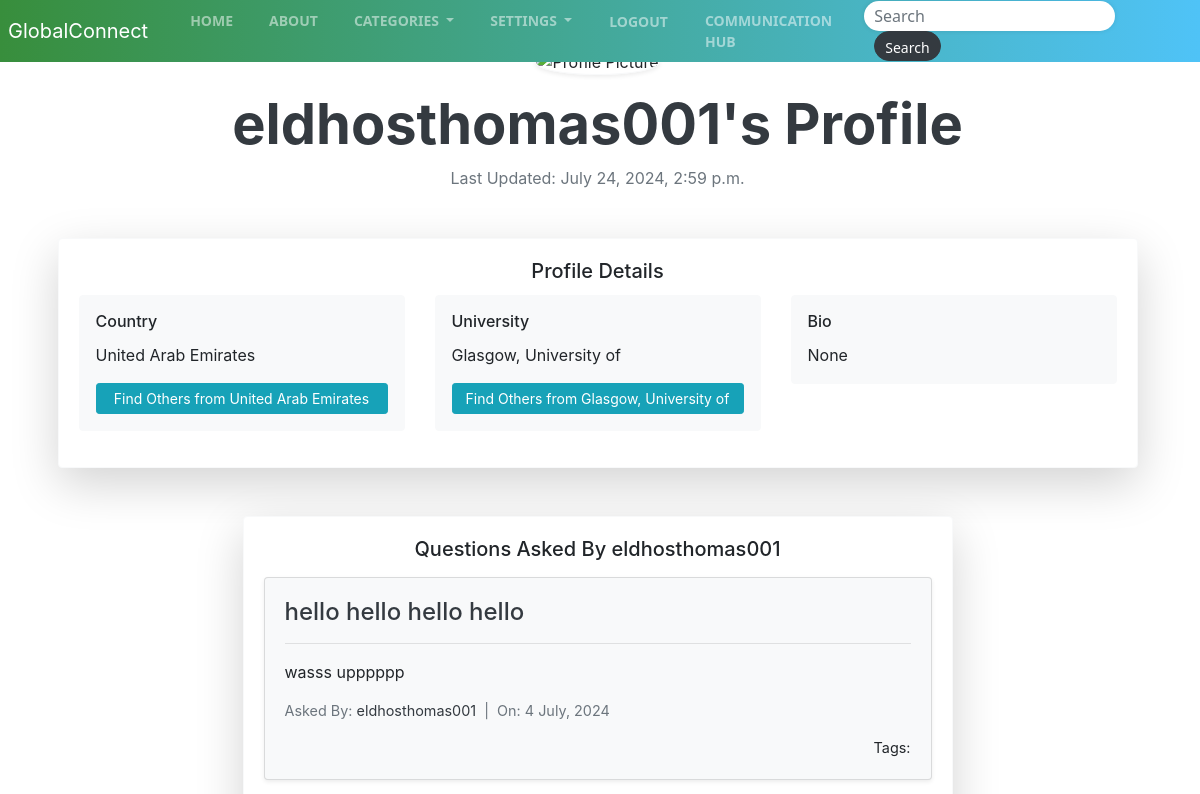
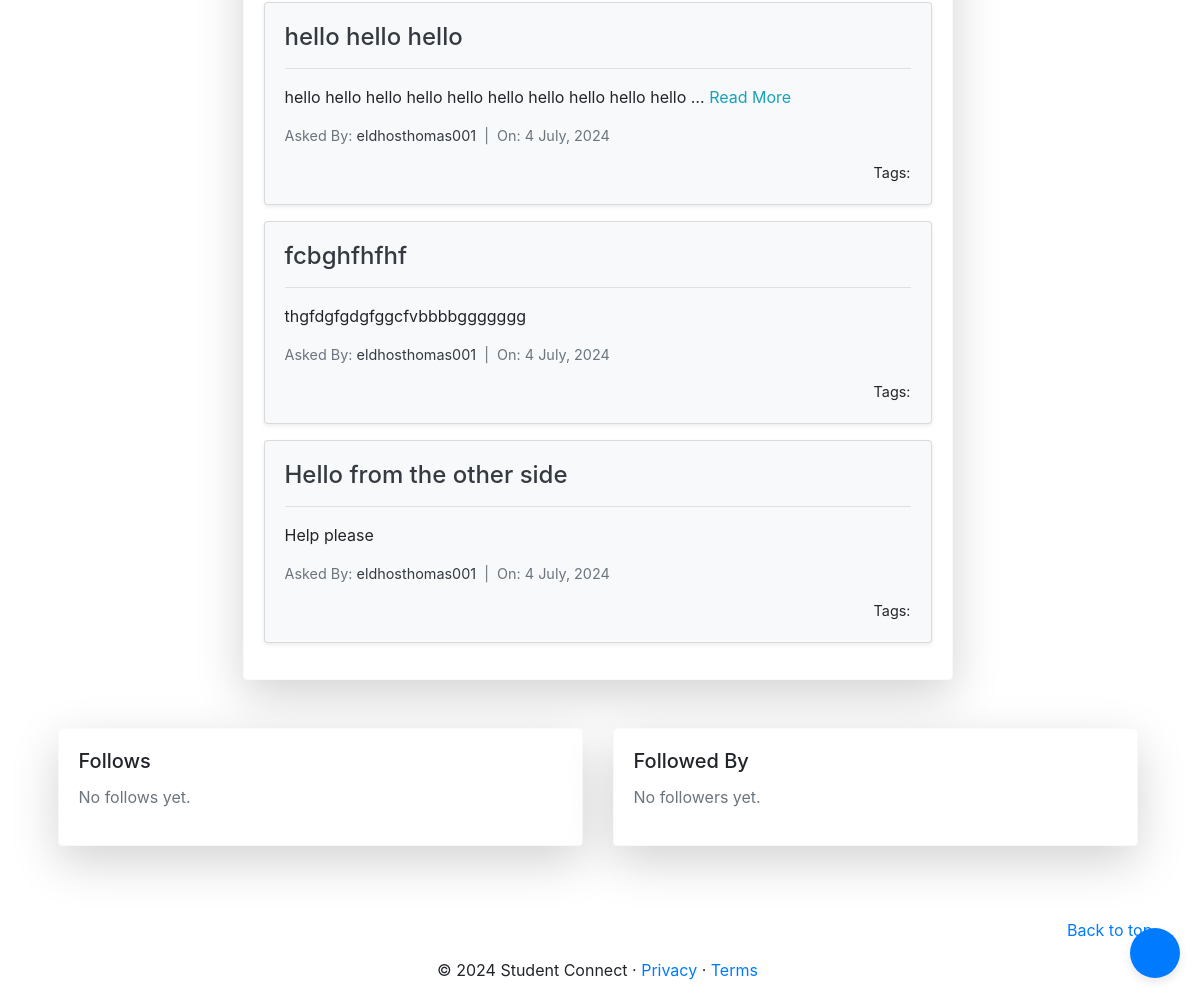
Screenshot of /profchat/profile/1 (signed in) with the database file from the repository (2 pictures, top to bottom).
### studentsconnect/models.py (models this page shows, shortened)
class UserProfile(models.Model):
    user = models.OneToOneField(User, on_delete=models.CASCADE)
    website = models.URLField(blank=True)
    picture = models.ImageField(upload_to='profile_images', blank=True)
    follows = models.ManyToManyField("self", related_name="followed_by", symmetrical=False, blank=True)
    date_modified = models.DateTimeField(User, auto_now=True)
    country = models.ForeignKey(Country, null= True, blank=True, max_length=150, on_delete=models.SET_NULL)
    profile_bio = models.CharField(null=True, blank=True, max_length=500)
    university = models.ForeignKey(University, null= True, blank=True, max_length=150, on_delete=models.SET_NULL)

class Country(models.Model):
    name = models.CharField(max_length=100)
    def __str__(self):
        return self.name

class University(models.Model):
    name = models.CharField(max_length=100)
    def __str__(self):
        return self.name

### comhub/models.py (models this page shows, shortened)
class Question(models.Model):
    user = models.ForeignKey(User, on_delete=models.CASCADE)
    title = models.CharField(max_length=10000)
    content = models.TextField(null=True, blank=True)
    likes = models.ManyToManyField(User, related_name='question_post')
    date_created = models.DateTimeField(default=timezone.now)

### profchat/views.py (the view, shortened to what this page needs)
# urls.py: path('profile/<int:pk>', views.profile, name='profile'),
def profile(request, pk):
    if request.user.is_authenticated:
        profile = UserProfile.objects.get(user_id=pk)
        return render(request, "profile.html", {"profile":profile})
    else:
        messages.success(request, ("You Must be logged in to view this page"))
        return redirect('studentsconnect:index')

### profchat/templates/profile.html (shortened to what this page needs)
{% extends 'studentsconnect/base.html' %}
{% load static %}
{% block body_block %}
    <div class="container my-5">
        <div class="text-center mb-5">
            <img src="{% if profile.picture %}{{ profile.picture.url }}{% else %}{% static 'images/default_profile_pic.jpg' %}{% endif %}" class="rounded-circle border border-light shadow-sm" alt="Profile Picture" style="width: 120px; height: 120px; object-fit: cover;">
            <h1 class="display-4 font-weight-bold text-dark mt-3">{{ profile.user.username }}'s Profile</h1>
            <p class="text-muted">Last Updated: {{ profile.date_modified }}</p>
        </div>
        <div class="row mb-5">
            <div class="col-md-12">
                <div class="card shadow-lg border-light">
                    <div class="card-body">
                        <h5 class="card-title text-center">Profile Details</h5>
                        <div class="row">
                            <div class="col-md-4 mb-3">
                                <div class="card p-3 border-light bg-light">
                                    <h6 class="card-title">Country</h6>
                                    <p class="card-text">{{ profile.country }}</p>
                                    <a href="{% url 'profchat:profile_list' %}?country={{ profile.country.id }}" class="btn btn-info btn-sm">Find Others from {{ profile.country }}</a>
                                </div>
                            </div>
                            <div class="col-md-4 mb-3">
                                <div class="card p-3 border-light bg-light">
                                    <h6 class="card-title">University</h6>
                                    <p class="card-text">{{ profile.university }}</p>
                                    <a href="{% url 'profchat:profile_list' %}?university={{ profile.university.id }}" class="btn btn-info btn-sm">Find Others from {{ profile.university }}</a>
                                </div>
                            </div>
                            <div class="col-md-4 mb-3">
                                <div class="card p-3 border-light bg-light">
                                    <h6 class="card-title">Bio</h6>
                                    <p class="card-text">
                                        {% if profile.profile_bio|wordcount > 15 %}
                                            {{ profile.profile_bio|truncatewords:15 }} <a href="#" class="text-info" data-toggle="modal" data-target="#bioModal">Read More</a>
                                        {% else %}
                                            {{ profile.profile_bio }}
                                        {% endif %}
                                    </p>
                                </div>
                            </div>
                        </div>
                    </div>
                </div>
            </div>
        </div>
        <div class="row justify-content-center mb-5">
            <div class="col-md-8">
                <div class="card shadow-lg border-light">
                    <div class="card-body">
                        <h5 class="card-title text-center">Questions Asked By {{ profile.user.username }}</h5>
                        <ul class="list-unstyled">
                            {% for question in profile.user.question_set.all %}
                                <li>
                                    <div class="card my-3 shadow-sm" style="background-color: #f8f9fa;">
                                        <div class="card-body">
                                            <h4 class="card-title">
                                                <a href="{% url 'comhub:question_detail' question.id %}" class="text-dark">{{ question.title }}</a>
                                            </h4>
                                            <hr>
                                            {% if question.content|wordcount <= 10 %}
                                                <p class="card-text">{{ question.content }}</p>
                                            {% else %}
                                                <p class="card-text">{{ question.content|truncatewords:10 }} <a href="{% url 'comhub:question_detail' question.id %}" class="text-info">Read More</a></p>
                                            {% endif %}
                                            <p class="card-text text-muted" style="font-size: 0.9em;">
                                                Asked By: <a href="#" class="text-dark">{{ question.user }}</a> &nbsp;|&nbsp; On: {{ question.date_created|date:"j F, Y" }}
                                            </p>
                                            <p class="card-text text-right" style="font-size: 0.9em;">Tags: </p>
                                        </div>
                                    </div>
                                </li>
                            {% empty %}
                                <li class="text-muted">No questions asked yet.</li>
                            {% endfor %}
                        </ul>
                    </div>
                </div>
            </div>
        </div>
        <div class="row justify-content-center">
            <div class="col-md-6 mb-4">
                <div class="card shadow-lg border-light">
                    <div class="card-body">
                        <h5 class="card-title">Follows</h5>
                        <ul class="list-unstyled">
                            {% for following in profile.follows.all %}
                                <li><a href="{% url 'profchat:profile' pk=following.user.id %}" class="text-dark">{{ following.user.username }}</a></li>
                            {% empty %}
                                <li class="text-muted">No follows yet.</li>
                            {% endfor %}
                        </ul>
                    </div>
                </div>
            </div>
            <div class="col-md-6 mb-4">
                <div class="card shadow-lg border-light">
                    <div class="card-body">
                        <h5 class="card-title">Followed By</h5>
                        <ul class="list-unstyled">
                            {% for follower in profile.followed_by.all %}
                                <li><a href="{% url 'profchat:profile' pk=follower.user.id %}" class="text-dark">{{ follower.user.username }}</a></li>
                            {% empty %}
                                <li class="text-muted">No followers yet.</li>
                            {% endfor %}
                        </ul>
                    </div>
                </div>
            </div>
        </div>
    </div>
{% endblock %}

### templates/studentsconnect/base.html (shortened to what this page needs)
<!DOCTYPE html>
{% load static %}
<html lang="en">
<head>
    <link href="https://getbootstrap.com/docs/4.2/dist/css/bootstrap.min.css" rel="stylesheet">
    <link href="https://getbootstrap.com/docs/4.2/examples/dashboard/dashboard.css" rel="stylesheet">
</head>
<body>
    <header>
        <nav class="navbar navbar-expand-md navbar-dark fixed-top custom-navbar p-0">
            <a class="navbar-brand p-2" href="{% url 'studentsconnect:index' %}">GlobalConnect</a>
            <div class="collapse navbar-collapse" id="navbarCollapse">
                <ul class="navbar-nav mr-auto">
                    <li class="nav-item"><a class="nav-link" href="{% url 'studentsconnect:index' %}">Home</a></li>
                    <li class="nav-item"><a class="nav-link" href="{% url 'studentsconnect:about' %}">About</a></li>
                    <li class="nav-item dropdown">
                        <a class="nav-link dropdown-toggle" href="#" id="navbarDropdownCategories" role="button" data-toggle="dropdown" aria-haspopup="true" aria-expanded="false">
                            Categories
                        </a>
                    </li>
                    {% if user.is_authenticated %}
                        <li class="nav-item dropdown">
                            <a class="nav-link dropdown-toggle" href="#" id="navbarDropdownSettings" role="button" data-toggle="dropdown" aria-haspopup="true" aria-expanded="false">
                                Settings
                            </a>
                        </li>
                        <li class="nav-item">
                            <form action="{% url 'auth_logout' %}" method="post" class="logout-form" style="display:inline;">
                                <button type="submit" class="nav-link btn btn-link logout-link">Logout</button>
                            </form>
                        </li>
                    {% else %}
                        <li class="nav-item"><a class="nav-link" href="{% url 'registration_register' %}">Register Here</a></li>
                        <li class="nav-item"><a class="nav-link" href="{% url 'auth_login' %}">Login</a></li>
                    {% endif %}
                    <li class="nav-item"><a class="nav-link" href="{% url 'comhub:question_list' %}">Communication Hub</a></li>
                </ul>
                <form class="form-inline mt-2 mt-md-0 search-form" method="get" action="{% url 'comhub:question_list' %}">
                    <input class="form-control mr-sm-2 search-input" type="text" placeholder="Search" aria-label="Search" name="search_area" value="{{ request.GET.search_area }}">
                    <button class="btn btn-outline-light search-btn" type="submit">Search</button>
                </form>
            </div>
        </nav>
    </header>
    <div class="container-fluid">
        <div class="row">
            <main role="main" class="col-md-12 main-content">
                <div class="container">
                    {% block body_block %}{% endblock %}
                </div>
                <footer class="text-center mt-5">
                    <div class="container">
                        <div class="row">
                            <div class="col">
                                <p class="float-right"><a href="#">Back to top</a></p>
                            </div>
                        </div>
                        <div class="row">
                            <div class="col">
                                <p>&copy; 2024 Student Connect &middot; <a href="#">Privacy</a> &middot; <a href="#">Terms</a></p>
                            </div>
                        </div>
                    </div>
                </footer>
            </main>
        </div>
    </div>
    <button class="contact-btn" data-toggle="modal" data-target="#contactModal">
    </button>
</body>
</html>

### templates/studentsconnect/base.html (style rules this page uses)
.custom-navbar { background: linear-gradient(to right, #388e3c, #4fc3f7); }
.navbar-nav .nav-link { color: #fff; margin: 0 10px; font-weight: bold; font-family: 'Segoe UI', Tahoma, Geneva, Verdana, sans-serif; text-transform: uppercase; font-size: 14px; padding: 10px 15px; line-height: 1.5; }
.search-form { display: flex; align-items: center; margin-right: 10px; }
.search-input { border-radius: 20px; padding: 5px 10px; border: none; background-color: #fff; color: #343a40; width: 100px; box-shadow: 0px 0px 5px rgba(0, 0, 0, 0.1); height: 30px; font-family: 'Segoe UI', Tahoma, Geneva, Verdana, sans-serif; }
.search-btn { border-radius: 20px; border: 1px solid #343a40; background-color: #343a40; color: #fff; margin-left: 10px; padding: 5px 10px; font-size: 14px; height: 30px; font-family: 'Segoe UI', Tahoma, Geneva, Verdana, sans-serif; }
.main-content { padding-left: 10px; }
.contact-btn { position: fixed; right: 20px; z-index: 9999; color: #fff; border: none; border-radius: 50%; width: 50px; height: 50px; display: flex; justify-content: center; align-items: center; font-size: 18px; cursor: pointer; box-shadow: 0px 4px 10px rgba(0, 0, 0, 0.1); }
.contact-btn { bottom: 20px; background-color: #007bff; }
.logout-link { font-size: 14px; padding: 10px 15px; margin: 0; line-height: 1.5; }

### rows the page displays
UserProfile: user.username "eldhosthomas001", date_modified "July 24, 2024, 2:59 p.m.", country "United Arab Emirates", university "Glasgow, University of", profile_bio "None"
Question: title "hello hello hello hello", content "wasss upppppp", user "eldhosthomas001", date_created "4 July, 2024"
Question: title "hello hello hello", content "hello hello hello hello hello hello hello hello hello hello …", user "eldhosthomas001", date_created "4 July, 2024"
Question: title "fcbghfhfhf", content "thgfdgfgdgfggcfvbbbbggggggg", user "eldhosthomas001", date_created "4 July, 2024"
Question: title "Hello from the other side", content "Help please", user "eldhosthomas001", date_created "4 July, 2024"
